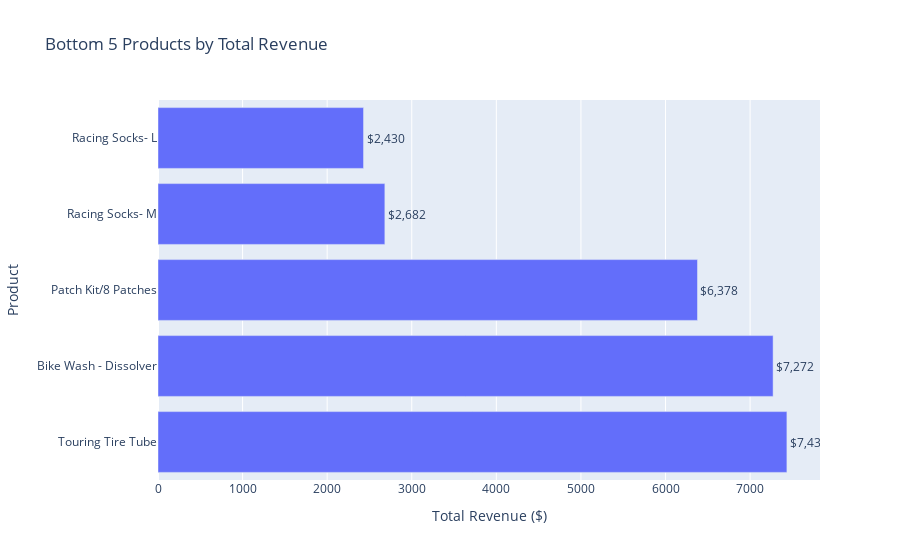

Source (notebook cell):
### Code cell
# --- 1. Define the SQL Query for Bottom 5 Products ---
  sql_query_bottom_products = """
      SELECT
          product_name,
          total_sales
      FROM gold.report_products
      WHERE total_sales > 0 -- Exclude products with zero sales
      ORDER BY total_sales ASC
      LIMIT 5;
  """

  # --- 2. Execute the Query and Load into a DataFrame ---
  try:
      print("Loading bottom 5 product data...")
      bottom_products_df = pd.read_sql_query(sql_query_bottom_products, conn)
      print("Successfully loaded data.")

      # --- 3. Create the Visualization with Plotly Express ---
      fig = px.bar(
          bottom_products_df,
          x='total_sales',
          y='product_name',
          orientation='h',
          title='Bottom 5 Products by Total Revenue',
          labels={'product_name': 'Product', 'total_sales': 'Total Revenue'},
          text='total_sales'
      )

      # Improve layout and order to show the lowest value at the top
      fig.update_layout(
          yaxis={'categoryorder':'total descending'},
          xaxis_title='Total Revenue ($)',
          yaxis_title='Product'
      )

      # Format the text on the bars
      fig.update_traces(texttemplate='$%{text:,.0f}', textposition='outside')

      fig.show()

  except Exception as e:
      print(f"Error: {e}")

### Figure 1 — Plotly figure (JSON) as saved in the notebook; plotly's stock layout.template omitted (floating-point values rounded to 4 significant figures)
{"data": [{"hovertemplate": "Total Revenue=%{text}<br>Product=%{y}<extra></extra>", "legendgroup": "", "marker": {"color": "#636efa", "pattern": {"shape": ""}}, "name": "", "orientation": "h", "showlegend": false, "text": [2430.0, 2682.0, 6378.0, 7272.0, 7435.0], "textposition": "outside", "texttemplate": "$%{text:,.0f}", "type": "bar", "x": [2430, 2682, 6378, 7272, 7435], "xaxis": "x", "y": ["Racing Socks- L", "Racing Socks- M", "Patch Kit/8 Patches", "Bike Wash - Dissolver", "Touring Tire Tube"], "yaxis": "y"}], "layout": {"barmode": "relative", "legend": {"tracegroupgap": 0}, "title": {"text": "Bottom 5 Products by Total Revenue"}, "xaxis": {"anchor": "y", "domain": [0, 1], "title": {"text": "Total Revenue ($)"}}, "yaxis": {"anchor": "x", "categoryorder": "total descending", "domain": [0, 1], "title": {"text": "Product"}}}}
